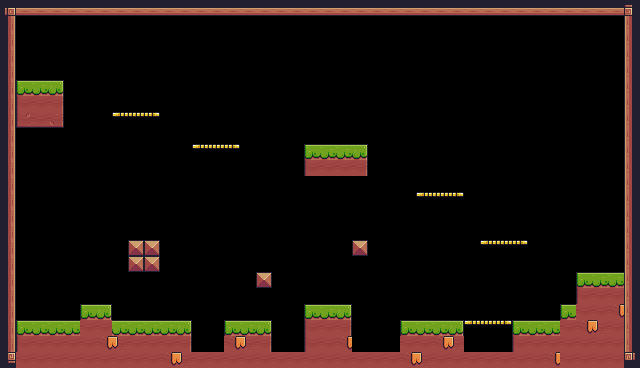

This is a level from a 2D game, rendered from its Tiled map with the project's own tilesets. A one-line summary and the complete map file follow:
An orthogonal 40x23 tile map with 16x16 px tiles, 1 tile layer (Backgroud) and 35 objects (7x Fruit, 5x Platform, 3x Saw, Checkpoint, Player).

<map version="1.10" tiledversion="1.11.0" orientation="orthogonal" renderorder="right-down" width="40" height="23" tilewidth="16" tileheight="16" infinite="0" nextlayerid="6" nextobjectid="51">
 <tileset firstgid="1" source="Demo.tsx" />
 <layer id="1" name="Backgroud" width="40" height="23">
  <properties>
   <property name="BackgroudColor" value="Gray" />
  </properties>
  <data encoding="csv">
92,134,134,134,134,134,134,134,134,134,134,134,134,134,134,134,134,134,134,134,134,134,134,134,134,134,134,134,134,134,134,134,134,134,134,134,134,134,134,93,
113,0,0,0,0,0,0,0,0,0,0,0,0,0,0,0,0,0,0,0,0,0,0,0,0,0,0,0,0,0,0,0,0,0,0,0,0,0,0,111,
113,0,0,0,0,0,0,0,0,0,0,0,0,0,0,0,0,0,0,0,0,0,0,0,0,0,0,0,0,0,0,0,0,0,0,0,0,0,0,111,
113,0,0,0,0,0,0,0,0,0,0,0,0,0,0,0,0,0,0,0,0,0,0,0,0,0,0,0,0,0,0,0,0,0,0,0,0,0,0,111,
113,0,0,0,0,0,0,0,0,0,0,0,0,0,0,0,0,0,0,0,0,0,0,0,0,0,0,0,0,0,0,0,0,0,0,0,0,0,0,111,
113,7,8,9,0,0,0,0,0,0,0,0,0,0,0,0,0,0,0,0,0,0,0,0,0,0,0,0,0,0,0,0,0,0,0,0,0,0,0,111,
113,117,118,119,0,0,0,0,0,0,0,0,0,0,0,0,0,0,0,0,0,0,0,0,0,0,0,0,0,0,0,0,0,0,0,0,0,0,0,111,
113,139,140,141,0,0,0,18,19,20,0,0,0,0,0,0,0,0,0,0,0,0,0,0,0,0,0,0,0,0,0,0,0,0,0,0,0,0,0,111,
113,0,0,0,0,0,0,0,0,0,0,0,0,0,0,0,0,0,0,0,0,0,0,0,0,0,0,0,0,0,0,0,0,0,0,0,0,0,0,111,
113,0,0,0,0,0,0,0,0,0,0,0,18,19,20,0,0,0,0,7,8,8,9,0,0,0,0,0,0,0,0,0,0,0,0,0,0,0,0,111,
113,0,0,0,0,0,0,0,0,0,0,0,0,0,0,0,0,0,0,117,118,118,119,0,0,0,0,0,0,0,0,0,0,0,0,0,0,0,0,111,
113,0,0,0,0,0,0,0,0,0,0,0,0,0,0,0,0,0,0,0,0,0,0,0,0,0,0,0,0,0,0,0,0,0,0,0,0,0,0,111,
113,0,0,0,0,0,0,0,0,0,0,0,0,0,0,0,0,0,0,0,0,0,0,0,0,0,18,19,20,0,0,0,0,0,0,0,0,0,0,111,
113,0,0,0,0,0,0,0,0,0,0,0,0,0,0,0,0,0,0,0,0,0,0,0,0,0,0,0,0,0,0,0,0,0,0,0,0,0,0,111,
113,0,0,0,0,0,0,0,0,0,0,0,0,0,0,0,0,0,0,0,0,0,0,0,0,0,0,0,0,0,0,0,0,0,0,0,0,0,0,111,
113,0,0,0,0,0,0,0,35,35,0,0,0,0,0,0,0,0,0,0,0,0,35,0,0,0,0,0,0,0,18,19,20,0,0,0,0,0,0,111,
113,0,0,0,0,0,0,0,35,35,0,0,0,0,0,0,0,0,0,0,0,0,0,0,0,0,0,0,0,0,0,0,0,0,0,0,0,0,0,111,
113,0,0,0,0,0,0,0,0,0,0,0,0,0,0,0,35,0,0,0,0,0,0,0,0,0,0,0,0,0,0,0,0,0,0,0,7,8,8,111,
113,0,0,0,0,0,0,0,0,0,0,0,0,0,0,0,0,0,0,0,0,0,0,0,0,0,0,0,0,0,0,0,0,0,0,0,117,118,118,111,
113,0,0,0,0,7,9,0,0,0,0,0,0,0,0,0,0,0,0,7,8,9,0,0,0,0,0,0,0,0,0,0,0,0,0,7,118,118,120,111,
113,7,8,8,8,118,118,8,8,8,8,9,0,0,7,8,9,0,0,117,118,119,0,0,0,7,8,8,9,18,19,20,7,8,8,118,120,121,118,111,
113,117,118,118,118,118,120,121,118,118,118,119,0,0,120,121,119,0,0,117,118,120,0,0,0,118,118,120,121,0,0,0,117,118,118,118,118,118,118,111,
114,118,118,118,118,118,118,118,118,118,120,121,118,118,118,118,118,118,118,118,118,118,118,118,118,120,121,118,118,118,118,118,118,118,120,118,118,118,118,115
</data>
 </layer>
 <objectgroup id="3" name="Collisions">
  <object id="1" x="0" y="0" width="640.051" height="13.2495" />
  <object id="2" x="624" y="16" width="48" height="352" />
  <object id="3" x="576" y="272" width="48" height="96" />
  <object id="4" x="560" y="304" width="32" height="64" />
  <object id="5" x="512" y="320" width="48" height="48" />
  <object id="6" x="400" y="320" width="66.7888" height="43.8506" />
  <object id="7" x="464" y="352" width="80" height="16" />
  <object id="8" x="16" y="352" width="626.089" height="14.9082" />
  <object id="9" x="16" y="320" width="176" height="32" />
  <object id="10" x="80" y="304" width="32" height="16" />
  <object id="11" x="224" y="320" width="48" height="32" />
  <object id="12" x="304" y="304" width="48" height="48" />
  <object id="14" x="352" y="240" width="16" height="16" />
  <object id="17" x="128" y="240" width="32" height="32" />
  <object id="18" x="0" y="0" width="16" height="368" />
  <object id="21" type="Platform" x="464" y="320" width="51.7098" height="13.2749" />
  <object id="23" x="256" y="272" width="16" height="16" />
  <object id="25" type="Platform" x="478.644" y="240.006" width="51.7098" height="13.2749" />
  <object id="26" type="Platform" x="412.397" y="192.104" width="51.7098" height="13.2749" />
  <object id="27" type="Platform" x="191.232" y="144.203" width="51.7098" height="13.2749" />
  <object id="28" type="Platform" x="110.716" y="110.569" width="51.7098" height="13.2749" />
  <object id="29" x="304" y="144" width="64" height="32" />
  <object id="30" x="16" y="80" width="48" height="48" />
 </objectgroup>
 <objectgroup id="5" name="SpawnPoints">
  <object id="31" name="Checkpoint" type="Checkpoint" x="16" y="16" width="64" height="64" />
  <object id="32" name="Kiwi" type="Fruit" x="128" y="208" width="32" height="32" />
  <object id="36" name="Apple" type="Fruit" x="592" y="240" width="32" height="32" />
  <object id="38" name="Apple" type="Fruit" x="176" y="64" width="32" height="32" />
  <object id="40" name="Cherries" type="Fruit" x="304" y="112" width="32" height="32" />
  <object id="41" name="Cherries" type="Fruit" x="336" y="112" width="32" height="32" />
  <object id="42" name="Saw" type="Saw" x="272" y="336" width="32" height="32">
   <properties>
    <property name="isVertical" type="bool" value="true" />
    <property name="offNeg" type="float" value="8" />
    <property name="offPos" type="float" value="0" />
   </properties>
  </object>
  <object id="45" name="Kiwi" type="Fruit" x="344.154" y="208" width="31.9274" height="32.5287" />
  <object id="46" name="Kiwi" type="Fruit" x="247.846" y="240" width="32" height="32" />
  <object id="48" name="Saw" type="Saw" x="416.136" y="285.68" width="32" height="32">
   <properties>
    <property name="isVertical" type="bool" value="false" />
    <property name="offNeg" type="float" value="4" />
    <property name="offPos" type="float" value="6" />
   </properties>
  </object>
  <object id="49" name="Saw" type="Saw" x="254.085" y="111.399" width="32" height="32">
   <properties>
    <property name="isVertical" type="bool" value="false" />
    <property name="offNeg" type="float" value="4" />
    <property name="offPos" type="float" value="6" />
   </properties>
  </object>
  <object id="50" name="Player" type="Player" x="32" y="272" width="28.1322" height="30.6993" />
 </objectgroup>
</map>
